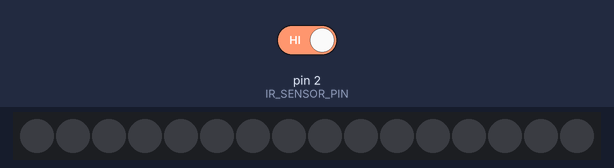
Bench run of a sketch on a simulated Arduino Uno, built with avr-gcc and run on an emulated ATmega328P. On the bench: 16 RGB LEDs in strip order, left to right. The inputs (shaded band) are chosen by the test bench; at power-on: pin 2 (IR_SENSOR_PIN) HIGH.

Above: at 1.2 s.
1.3 s: pin 2 (IR_SENSOR_PIN) driven LOW
At 3.4 s:
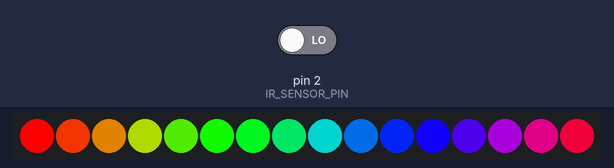
4.3 s: pin 2 (IR_SENSOR_PIN) driven HIGH
At 5.6 s:
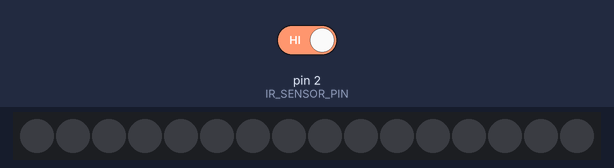
5.9 s: pin 2 (IR_SENSOR_PIN) driven LOW
At 8.2 s:
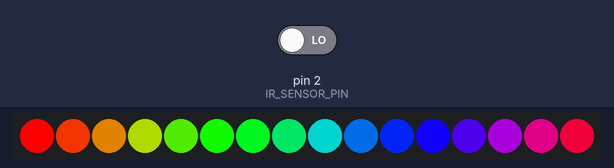
Timing chart, 0 to 9.7 s (numbered marks = the images above; inputs shaded):
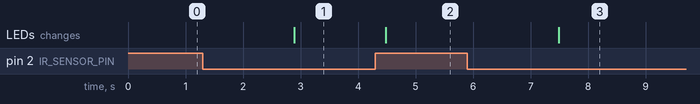

The sketch:

MazeTriggers.ino
```cpp
#include <Adafruit_NeoPixel.h>
#ifdef __AVR__
  #include <avr/power.h>
#endif

#define NEOPIXEL_PIN 3
#define IR_SENSOR_PIN 2

Adafruit_NeoPixel strip = Adafruit_NeoPixel(16, NEOPIXEL_PIN, NEO_GRB + NEO_KHZ800);

void setup() {
  // This is for Trinket 5V 16MHz, you can remove these three lines if you are not using a Trinket
  if (F_CPU == 16000000) clock_prescale_set(clock_div_1);
  strip.begin();
  strip.show(); // Initialize all pixels to 'off'
  pinMode(IR_SENSOR_PIN, INPUT_PULLUP);
}

void loop() {
  int i;
  if(!digitalRead(IR_SENSOR_PIN)){
  rainbowCycle(0);
  }
  else {
    for(i=0; i< 16; i++){
      strip.setPixelColor(i,0,0,0);
       }
    strip.show();
  }
 }


void rainbowCycle(uint8_t wait) {
  uint16_t i, j;

  for(j=0; j<256*5; j++) { // 5 cycles of all colors on wheel
    for(i=0; i< strip.numPixels(); i++) {
      strip.setPixelColor(i, Wheel(((i * 256 / strip.numPixels()) + j) & 255));
    }
    strip.show();
    delay(wait);
  }
}

// Input a value 0 to 255 to get a color value.
// The colours are a transition r - g - b - back to r.
uint32_t Wheel(byte WheelPos) {
  WheelPos = 255 - WheelPos;
  if(WheelPos < 85) {
    return strip.Color(255 - WheelPos * 3, 0, WheelPos * 3);
  }
  if(WheelPos < 170) {
    WheelPos -= 85;
    return strip.Color(0, WheelPos * 3, 255 - WheelPos * 3);
  }
  WheelPos -= 170;
  return strip.Color(WheelPos * 3, 255 - WheelPos * 3, 0);
}
```

Measured:
- after the input at 1.3 s, the LEDs: change after 1.6 s (image 1)
- after the input at 4.3 s, the LEDs: change after 0.18 s (image 2)
- after the input at 5.9 s, the LEDs: change after 1.6 s (image 3)
